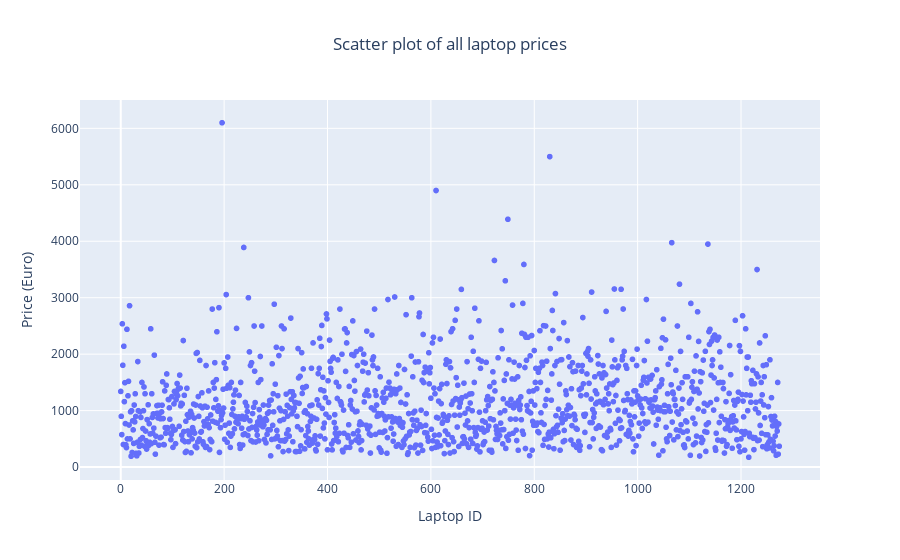

Notebook source saved alongside this figure:
### Code cell
# TODO: Plot the price of all the laptops
# Define features for brevity
laptop_idx = df_laptop.index
laptop_price = df_laptop["Price (Euro)"]

# Identify the most expensive laptop based on ID
print(f"The most expensive laptop is laptop ID {laptop_idx[laptop_price.idxmax()]} which costs {laptop_price.max()} Euros.")

# Setting the x-axis as the unique laptop ID and plotting without third feature for marker hue or style
price_per_id_plot = px.scatter(x=laptop_idx, y=laptop_price, title="Scatter plot of all laptop prices")
price_per_id_plot.update_layout(xaxis_title="Laptop ID", yaxis_title=laptop_price.name, title_x=0.5)

### Figure 1 — Plotly figure (JSON) as saved in the notebook; plotly's stock layout.template omitted (floating-point values rounded to 4 significant figures; data arrays with more than 128 entries replaced by an {"elided": "..."} marker saying what was removed)
{"data": [{"hovertemplate": "x=%{x}<br>y=%{y}<extra></extra>", "legendgroup": "", "marker": {"color": "#636efa", "symbol": "circle"}, "mode": "markers", "name": "", "showlegend": false, "type": "scattergl", "x": {"elided": "1275 int values"}, "xaxis": "x", "y": {"elided": "1275 float values"}, "yaxis": "y"}], "layout": {"legend": {"tracegroupgap": 0}, "title": {"text": "Scatter plot of all laptop prices", "x": 0.5}, "xaxis": {"anchor": "y", "domain": [0, 1], "title": {"text": "Laptop ID"}}, "yaxis": {"anchor": "x", "domain": [0, 1], "title": {"text": "Price (Euro)"}}}}
